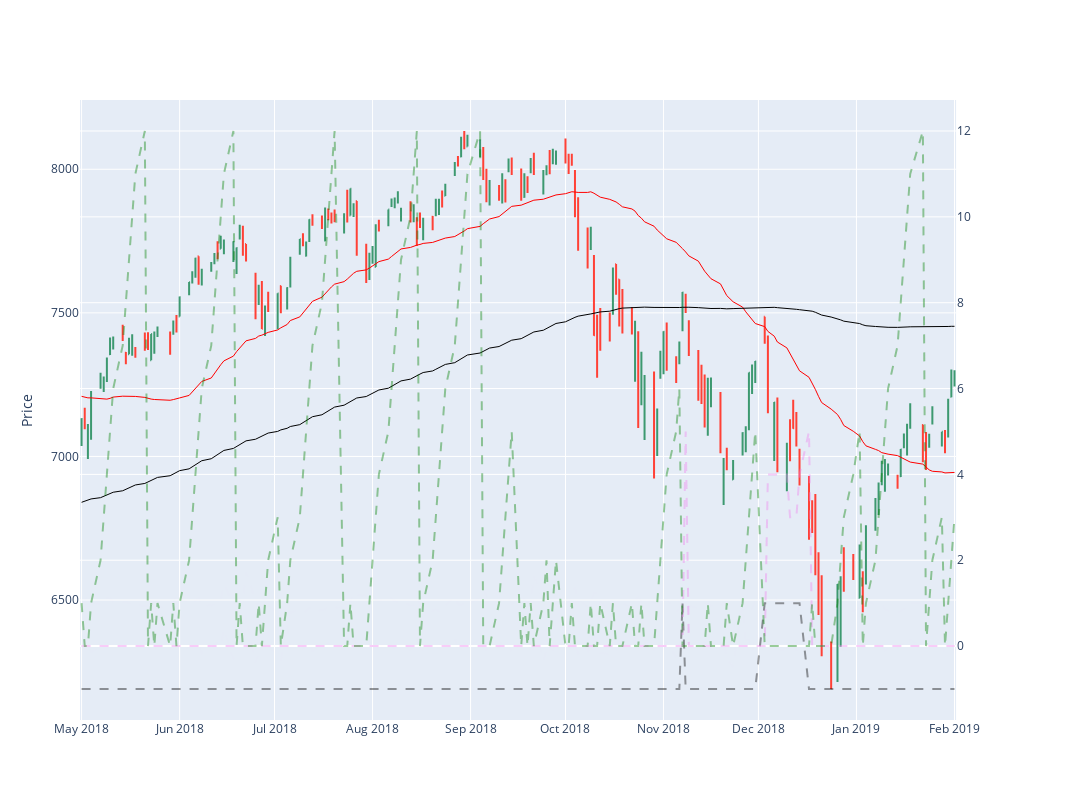

The cell this chart's notebook holds for it:
### Code cell
fig = make_subplots(specs=[[{"secondary_y":True}]])

fig.add_trace(go.Ohlc(
    name="price",
    x=md.index, open=md.Open, high=md.High, low=md.Low, close=md.Close,
    xhoverformat='%Y-%m-%d'),secondary_y = False)
fig.add_trace(go.Scatter(name="ma50",x=md.index,y=md["50dSMA"],line={'color': 'red', 'width': 1}),secondary_y=False)
fig.add_trace(go.Scatter(name="ma200",x=md.index,y=md["200dSMA"],line={'color': 'black', 'width': 1}),secondary_y=False)

fig.add_trace(go.Scatter(name='WON_MI',x = md.index,y = md.MARKET_STATE,line_color='black',mode='lines',line={'dash':'dash'},marker_line_width=1,opacity=0.4),
              secondary_y = True)
fig.add_trace(go.Scatter(name='DD_COUNT',x = md.index,y = md.sell_day_count,line_color='violet',mode='lines',line={'dash':'dash'},marker_line_width=1,opacity=0.4),
              secondary_y = True)
fig.add_trace(go.Scatter(name='RALLY',x = md.index,y = md.rally_day_count,line_color='green',mode='lines',line={'dash':'dash'},marker_line_width=1,opacity=0.4),
              secondary_y = True)
fig.add_trace(go.Scatter(name='RET',x = md.index,y = md.ret,line_color='violet',mode='lines',line={'dash':'dash'},marker_line_width=1,opacity=0.01),
              secondary_y = True)
fig.add_trace(go.Scatter(name='VOL_RET',x = md.index,y = md.volume_ret,line_color='violet',mode='lines',line={'dash':'dash'},marker_line_width=1,opacity=0.01),
              secondary_y = True)
fig.add_trace(go.Scatter(name='VOL_VS_ADV',x = md.index,y = md.vol_vs_adv,line_color='violet',mode='lines',line={'dash':'dash'},marker_line_width=1,opacity=0.01),
              secondary_y = True)

# fig.add_trace(go.Scatter(name=entry_signal.name,x=df.index,y=df.es,line_color='cyan',mode='lines',line={'dash':'dash'},marker_line_width=1,opacity=0.4),
#               secondary_y = False)

fig.update_layout(autosize=False, 
                  width=1500,
                  height=800,
                  title="",
                  yaxis_title="Price",
                  xaxis_rangeslider_visible=False,
                  showlegend=False,
                 hovermode='x unified')
fig.show()

### Figure 1 — Plotly figure (JSON) as saved in the notebook; plotly's stock layout.template omitted (floating-point values rounded to 4 significant figures; data arrays with more than 128 entries replaced by an {"elided": "..."} marker saying what was removed)
{"data": [{"close": {"elided": "191 float values"}, "high": {"elided": "191 float values"}, "low": {"elided": "191 float values"}, "name": "price", "open": {"elided": "191 float values"}, "type": "ohlc", "x": {"elided": "191 str values"}, "xaxis": "x", "xhoverformat": "%Y-%m-%d", "yaxis": "y"}, {"line": {"color": "red", "width": 1}, "name": "ma50", "type": "scatter", "x": {"elided": "191 str values"}, "xaxis": "x", "y": {"elided": "191 float values"}, "yaxis": "y"}, {"line": {"color": "black", "width": 1}, "name": "ma200", "type": "scatter", "x": {"elided": "191 str values"}, "xaxis": "x", "y": {"elided": "191 float values"}, "yaxis": "y"}, {"line": {"color": "black", "dash": "dash"}, "marker": {"line": {"width": 1}}, "mode": "lines", "name": "WON_MI", "opacity": 0.4, "type": "scatter", "x": {"elided": "191 str values"}, "xaxis": "x", "y": {"elided": "191 int values"}, "yaxis": "y2"}, {"line": {"color": "violet", "dash": "dash"}, "marker": {"line": {"width": 1}}, "mode": "lines", "name": "DD_COUNT", "opacity": 0.4, "type": "scatter", "x": {"elided": "191 str values"}, "xaxis": "x", "y": {"elided": "191 int values"}, "yaxis": "y2"}, {"line": {"color": "green", "dash": "dash"}, "marker": {"line": {"width": 1}}, "mode": "lines", "name": "RALLY", "opacity": 0.4, "type": "scatter", "x": {"elided": "191 str values"}, "xaxis": "x", "y": {"elided": "191 int values"}, "yaxis": "y2"}, {"line": {"color": "violet", "dash": "dash"}, "marker": {"line": {"width": 1}}, "mode": "lines", "name": "RET", "opacity": 0.01, "type": "scatter", "x": {"elided": "191 str values"}, "xaxis": "x", "y": {"elided": "191 float values"}, "yaxis": "y2"}, {"line": {"color": "violet", "dash": "dash"}, "marker": {"line": {"width": 1}}, "mode": "lines", "name": "VOL_RET", "opacity": 0.01, "type": "scatter", "x": {"elided": "191 str values"}, "xaxis": "x", "y": {"elided": "191 float values"}, "yaxis": "y2"}, {"line": {"color": "violet", "dash": "dash"}, "marker": {"line": {"width": 1}}, "mode": "lines", "name": "VOL_VS_ADV", "opacity": 0.01, "type": "scatter", "x": {"elided": "191 str values"}, "xaxis": "x", "y": {"elided": "191 float values"}, "yaxis": "y2"}], "layout": {"autosize": false, "height": 800, "hovermode": "x unified", "showlegend": false, "title": {"text": ""}, "width": 1500, "xaxis": {"anchor": "y", "autorange": true, "domain": [0, 0.94], "range": ["2018-04-30 12:00", "2019-02-01 12:00"], "rangeslider": {"visible": false, "yaxis": {}, "yaxis2": {}}, "type": "date"}, "yaxis": {"anchor": "x", "autorange": true, "domain": [0, 1], "range": [6082.0, 8241.0], "title": {"text": "Price"}, "type": "linear"}, "yaxis2": {"anchor": "x", "autorange": true, "overlaying": "y", "range": [-1.722, 12.72], "side": "right", "type": "linear"}}}
